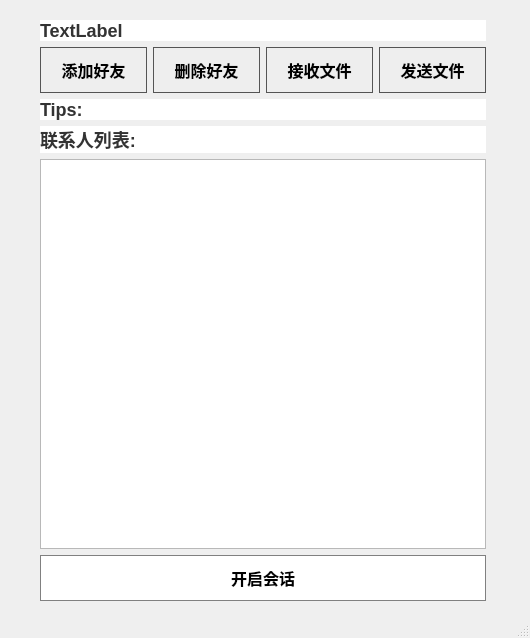
<?xml version="1.0" encoding="UTF-8"?>
<ui version="4.0">
 <class>MainWindow</class>
 <widget class="QMainWindow" name="MainWindow">
  <property name="geometry">
   <rect>
    <x>0</x>
    <y>0</y>
    <width>530</width>
    <height>638</height>
   </rect>
  </property>
  <property name="minimumSize">
   <size>
    <width>320</width>
    <height>474</height>
   </size>
  </property>
  <property name="windowTitle">
   <string>MainWindow</string>
  </property>
  <property name="styleSheet">
   <string notr="true">#MainWindow{border-image: url(:/main-bg.jpg);}
</string>
  </property>
  <widget class="QWidget" name="centralwidget">
   <widget class="QWidget" name="">
    <property name="geometry">
     <rect>
      <x>40</x>
      <y>20</y>
      <width>446</width>
      <height>581</height>
     </rect>
    </property>
    <layout class="QVBoxLayout" name="verticalLayout">
     <item>
      <widget class="QLabel" name="label_userWelcome">
       <property name="styleSheet">
        <string notr="true">font-family: Arial, sans-serif;
font-size: 18px;
font-weight: bold;
color: #333;
background-color: #fff;
text-align: center;</string>
       </property>
       <property name="text">
        <string>TextLabel</string>
       </property>
      </widget>
     </item>
     <item>
      <layout class="QHBoxLayout" name="horizontalLayout">
       <item>
        <widget class="QPushButton" name="pushButton_addFriend">
         <property name="styleSheet">
          <string notr="true">background-color: #eee;
color: black;
border: 1px solid #555;
padding: 10px 20px;
font-size: 16px;
font-weight: bold;</string>
         </property>
         <property name="text">
          <string>添加好友</string>
         </property>
        </widget>
       </item>
       <item>
        <widget class="QPushButton" name="pushButton_deleteFriend">
         <property name="styleSheet">
          <string notr="true">background-color: #eee;
color: black;
border: 1px solid #555;
padding: 10px 20px;
font-size: 16px;
font-weight: bold;</string>
         </property>
         <property name="text">
          <string>删除好友</string>
         </property>
        </widget>
       </item>
       <item>
        <widget class="QPushButton" name="pushButton">
         <property name="styleSheet">
          <string notr="true">background-color: #eee;
color: black;
border: 1px solid #555;
padding: 10px 20px;
font-size: 16px;
font-weight: bold;</string>
         </property>
         <property name="text">
          <string>接收文件</string>
         </property>
        </widget>
       </item>
       <item>
        <widget class="QPushButton" name="pushButton_sendFile">
         <property name="styleSheet">
          <string notr="true">background-color: #eee;
color: black;
border: 1px solid #555;
padding: 10px 20px;
font-size: 16px;
font-weight: bold;</string>
         </property>
         <property name="text">
          <string>发送文件</string>
         </property>
        </widget>
       </item>
      </layout>
     </item>
     <item>
      <widget class="QLabel" name="label_3">
       <property name="styleSheet">
        <string notr="true">font-family: Arial, sans-serif;
font-size: 18px;
font-weight: bold;
color: #333;
background-color: #fff;
text-align: center;</string>
       </property>
       <property name="text">
        <string>Tips:</string>
       </property>
      </widget>
     </item>
     <item>
      <widget class="QLabel" name="label">
       <property name="styleSheet">
        <string notr="true">font-family: Arial, sans-serif;
font-size: 18px;
font-weight: bold;
color: #333;
background-color: #fff;
text-align: center;</string>
       </property>
       <property name="text">
        <string>联系人列表:</string>
       </property>
      </widget>
     </item>
     <item>
      <widget class="QListWidget" name="listWidget_friendList"/>
     </item>
     <item>
      <widget class="QPushButton" name="pushButton_startChat">
       <property name="styleSheet">
        <string notr="true">background-color: #fff;
color: black;
border: 1px solid gray;
padding: 10px 20px;
font-size: 16px;
font-weight: bold;</string>
       </property>
       <property name="text">
        <string>开启会话</string>
       </property>
      </widget>
     </item>
    </layout>
   </widget>
  </widget>
  <widget class="QStatusBar" name="statusbar"/>
 </widget>
 <resources/>
 <connections/>
</ui>
